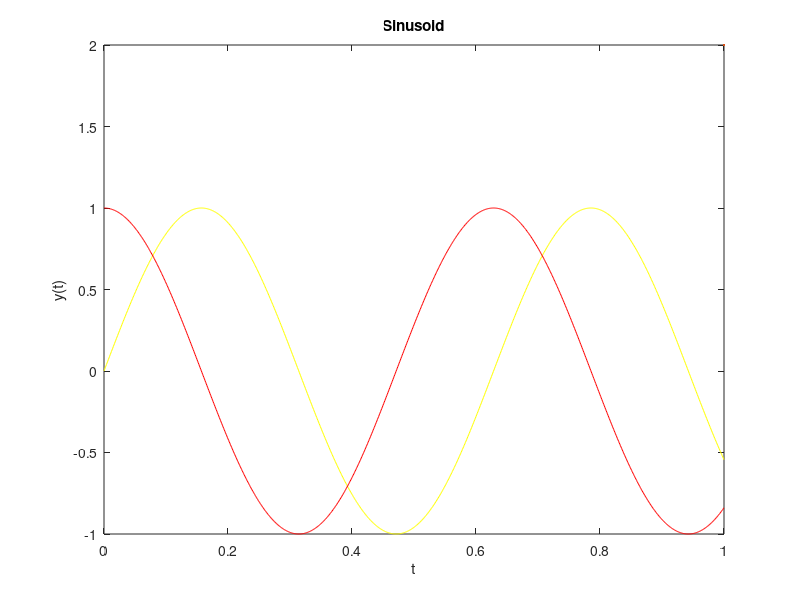

Write the MATLAB code that produced this figure. (Note: this script raises an error after producing the figure.)
% .m is the extension for MATLAB files
% to run a file, just type in the name of the file in the command window or
% %{ - }% is a multiline comment
% use the RUN button
% clc -> clear command window
% you can code on the command line also
% all variables and it's values are stored in the workspace

x = [1, 2, 3, 4]
y = [1, 2, 3, 4]
plot(x,y)

% plot fills in all the values in between too
% the stem command is used for discrete signals -> to not fill in the
% values like plot

stem(x,y)

% commas seperate values in the same row while semi-colon takes values to the
% next row
% disp data type is used to print variables onto the command window

X = [1,2,3;4,5,6;7,8,9];
disp(X)

% the semi colon at the end makes sure the value of X is not printed twice
s = 4;
massage = ['The value of s is ',num2str(s)];

disp(massage);

% to make t take a range of values
t = 0:0.001:1;

% t varies from 0 to 1 in steps of 0.01
t1 = 0:0.2:0.5
% here, since 0.05 is the upper limit it doesn't always have to be
% inclusive and it will just ciel based on the upper limit value

y = sin(10*t); % increasing frequency with the 10*t thing
plot(t,y,'yellow',linewidth = 2);
xlabel('t');
ylabel('y(t)');
title('Sinusoid');

% plot options like colour and thickness of line can also be changed

hold on; % makes sure that all upcoming plots are appended on the same plot
%otherwise only the latest plot is plotted

y1 = cos(10*t);
plot(t,y1,'red',linewidth = 2);
hold off;

figure();
% figure just opens a new plot window

%------ COMPLEX NUMBERS --------%
t = 0:0.001:1
% complex numbers are represented by 1j on MATLAB
y = cos(10*t) + 1j*sin(10*t)

subploy(2,2,1);
plot(t,y)




%------ FUNCTIONS ------%
function b = GIF(a)    %taking an input 'a'
         b = floor(a);
         
         %b = a/1;
end;


%functions files should be saved with the same name as the function
% just save it in the same folder as your main file

% if - else statements
if(b<a)
    disp('ok');
elseif(b==a)
    disp('no');
else
    disp('monsoon');
end

% declare i = 1i and j = 1j at the beginning of the code itself to prevent
% mistakes

A = [];

for k = 1:10
    A = [k:A];
end

A1 = [1,2,3,4];
A2 = [5,6,7,8];

A3 = [A1,A2]; % 1x8 matrix
A4 = [A1;A2]; % 2x4 matrix

%impluse train sampling - very useful. u get impulses of the magnitude of a
%function after sampling
% so you essentially get the discrete version of the graph -> this works
% because the area of the impulse is 1
 t = 0:0.001:1
 y = sin(10*t)
figure()
subplot(2,1,1);
plot(t,y,'r');

l = length(t);
y1 = zeros(1,l); %makes array of dimensions 1xl and fills them with zero

%making an impulse train
for k = 1:l
    if(~rem(k,4))
        y1(k) = 1;
    end
end

%ALWAYS LABEL YOUR PLOTS and TITLE IT TOO
%when you have subplots, you can title all of them together with 
%set limits on plots with xlim and ylim commands



